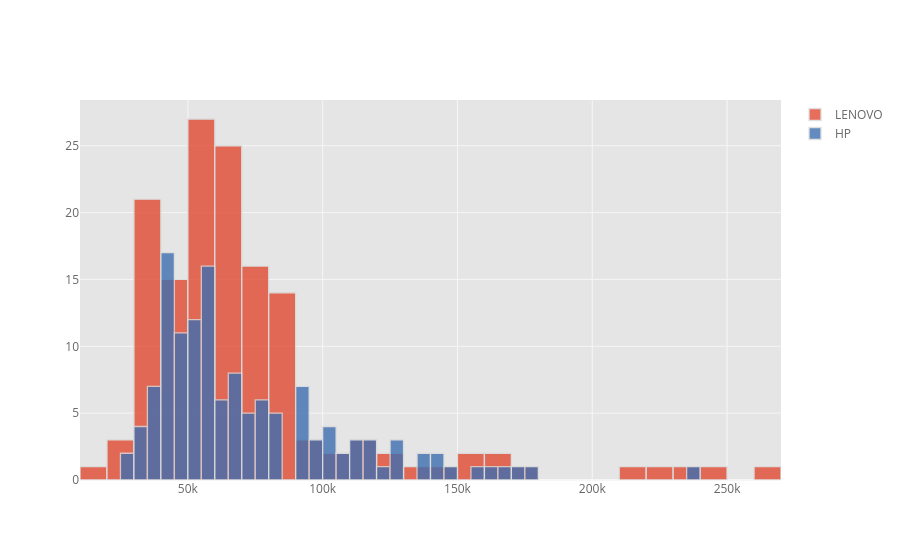

This figure's notebook cell:
### Code cell
df[["LENOVO", "HP"]].iplot(kind="hist")

### Figure 1 — Plotly figure (JSON) as saved in the notebook; plotly's stock layout.template omitted (floating-point values rounded to 4 significant figures; data arrays with more than 128 entries replaced by an {"elided": "..."} marker saying what was removed)
{"data": [{"histfunc": "count", "histnorm": "", "marker": {"color": "rgba(226, 74, 51, 1.0)", "line": {"color": "#D9D9D9", "width": 1.3}}, "name": "LENOVO", "opacity": 0.8, "orientation": "v", "type": "histogram", "x": {"elided": "823 int values"}}, {"histfunc": "count", "histnorm": "", "marker": {"color": "rgba(62, 111, 176, 1.0)", "line": {"color": "#D9D9D9", "width": 1.3}}, "name": "HP", "opacity": 0.8, "orientation": "v", "type": "histogram", "x": {"elided": "823 int values"}}], "layout": {"barmode": "overlay", "legend": {"bgcolor": "#FFFFFF", "font": {"color": "#666666"}}, "paper_bgcolor": "#FFFFFF", "plot_bgcolor": "#E5E5E5", "title": {"font": {"color": "#151516"}}, "xaxis": {"gridcolor": "#F6F6F6", "showgrid": true, "tickfont": {"color": "#666666"}, "title": {"font": {"color": "#666666"}, "text": ""}, "zerolinecolor": "#F6F6F6"}, "yaxis": {"gridcolor": "#F6F6F6", "showgrid": true, "tickfont": {"color": "#666666"}, "title": {"font": {"color": "#666666"}, "text": ""}, "zerolinecolor": "#F6F6F6"}}}
